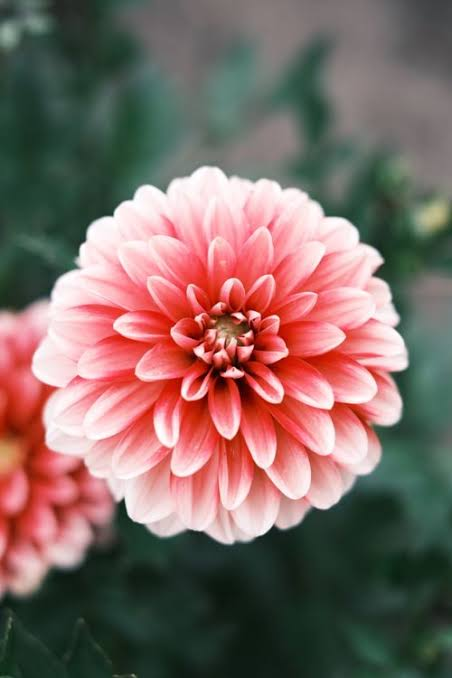
#> input picture image.jpg, 452 x 678 px
$ python sobel.py   (older library calls are emulated)
#> lines starting #> are read from the running program, lines starting #| are printed output that depends on the picture

import cv2
import numpy as np
import matplotlib.pyplot as plt

# Read the input image
img = cv2.imread("image.jpg")
#> img is the input picture: shape (678, 452, 3); mean B, G, R 99.9, 105.6, 128.6

# Check whether image is loaded
if img is None:
    print("Error: Image not found!")
    exit()

# Convert image to grayscale
gray = cv2.cvtColor(img, cv2.COLOR_BGR2GRAY)
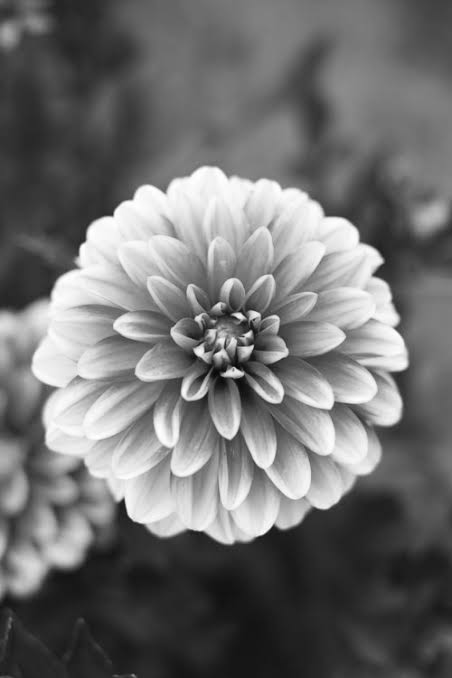
#> gray: shape (678, 452); min 6, max 255, mean 111.8

# Apply Sobel filter in X direction
sobel_x = cv2.Sobel(gray, cv2.CV_64F, 1, 0, ksize=3)
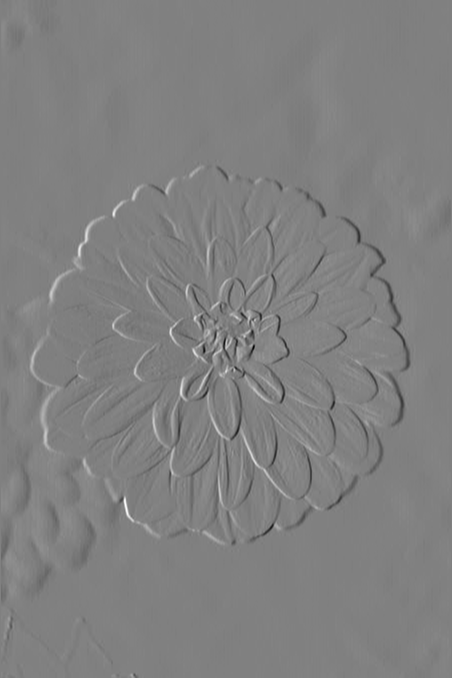
#> sobel_x: shape (678, 452) float64; min -751, max 737, mean 0; drawn with min black and max white

# Apply Sobel filter in Y direction
sobel_y = cv2.Sobel(gray, cv2.CV_64F, 0, 1, ksize=3)
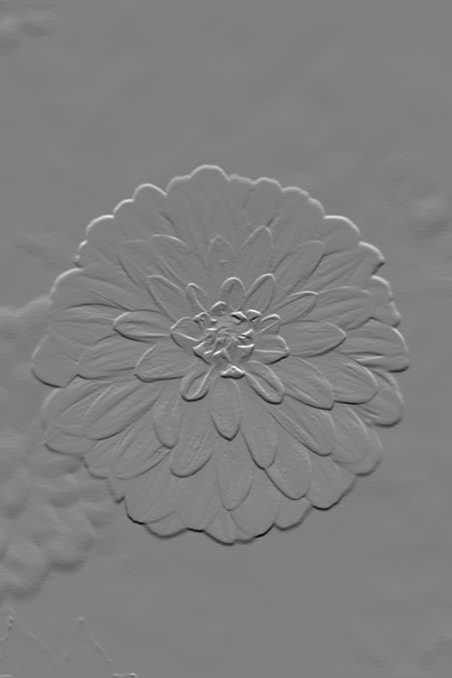
#> sobel_y: shape (678, 452) float64; min -699, max 690, mean -0.6; drawn with min black and max white

# Convert results to unsigned 8-bit images
sobel_x = cv2.convertScaleAbs(sobel_x)
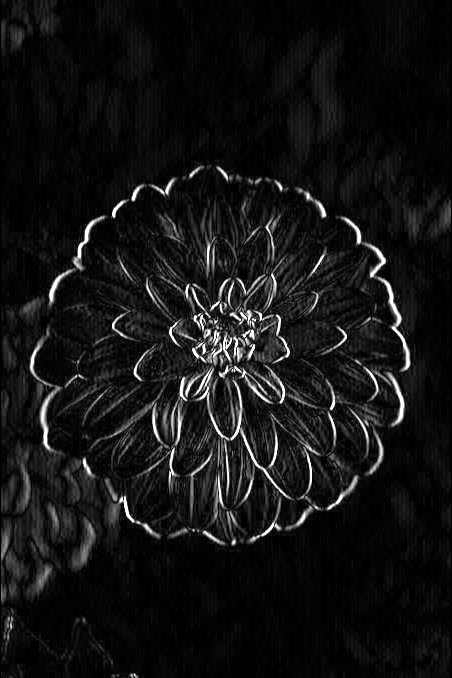
#> sobel_x: shape (678, 452); min 0, max 255, mean 19.9
sobel_y = cv2.convertScaleAbs(sobel_y)
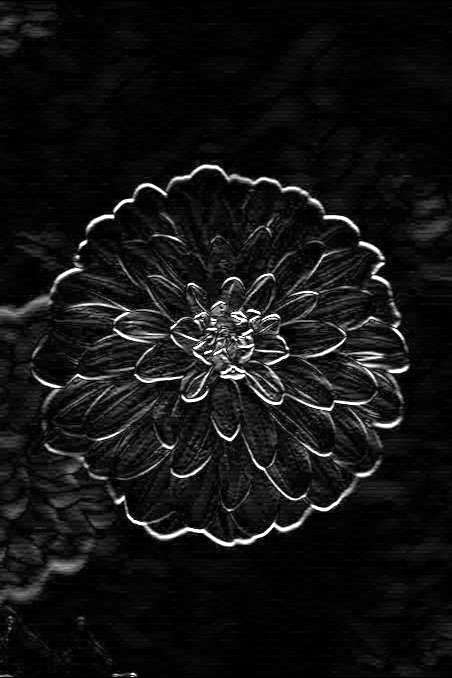
#> sobel_y: shape (678, 452); min 0, max 255, mean 19.7

# Combine X and Y gradients
sobel = cv2.addWeighted(sobel_x, 0.5, sobel_y, 0.5, 0)
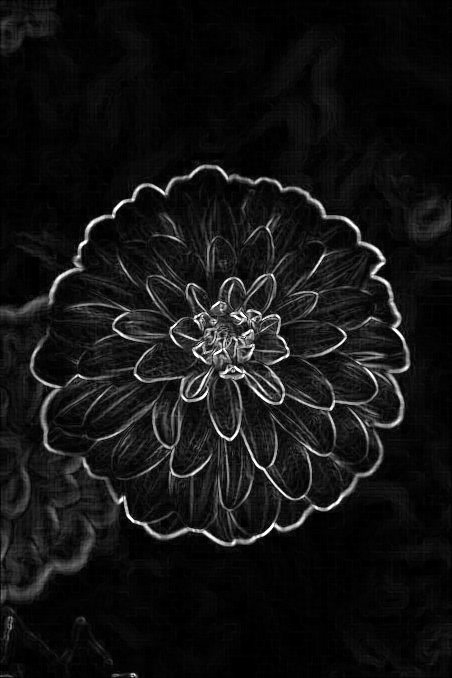
#> sobel: shape (678, 452); min 0, max 255, mean 19.8

# Display original and filtered images
plt.figure(figsize=(10, 6))

plt.subplot(2, 2, 1)
plt.imshow(gray, cmap="gray")
plt.title("Original Grayscale Image")
plt.axis("off")

plt.subplot(2, 2, 2)
plt.imshow(sobel_x, cmap="gray")
plt.title("Sobel X")
plt.axis("off")

plt.subplot(2, 2, 3)
plt.imshow(sobel_y, cmap="gray")
plt.title("Sobel Y")
plt.axis("off")

plt.subplot(2, 2, 4)
plt.imshow(sobel, cmap="gray")
plt.title("Sobel Filtered Image")
plt.axis("off")

plt.tight_layout()
plt.show()
